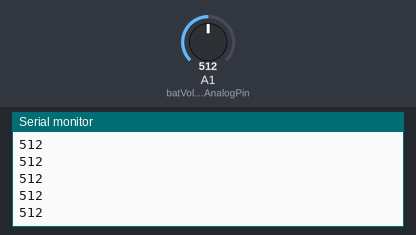
A sketch run on a simulated Arduino Uno, built with avr-gcc and run on an emulated ATmega328P. Parts: the last lines printed to the serial monitor. The inputs (shaded band) are chosen by the test bench; at power-on: A1 (batVoltageAnalogPin) = 512.

Above: at 1.2 s.
1.3 s: A1 (batVoltageAnalogPin) set to 716
At 1.32 s:
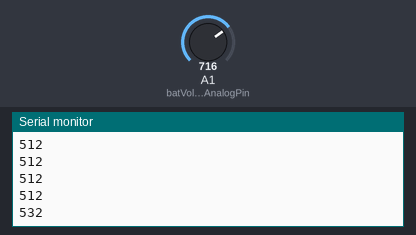
2.8 s: A1 (batVoltageAnalogPin) set to 900
At 2.84 s:
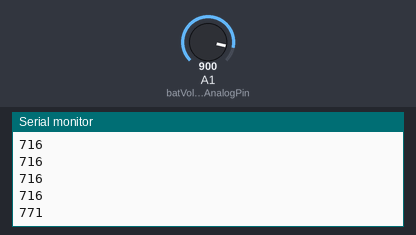
Timing chart, 0 to 5.8 s (numbered marks = the images above; inputs shaded):
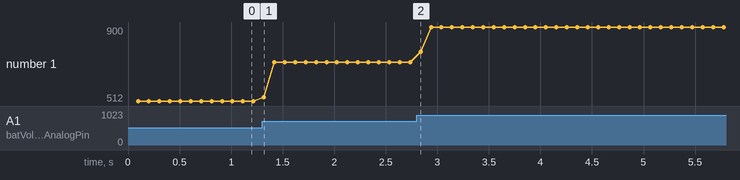

Measured:
- after the input at 1.3 s, the serial monitor: prints a new line at once (image 1)
- after the input at 2.8 s, the serial monitor: prints a new line at once (image 2)
- plotted number 1: 512 → 716 after the input at 1.3 s, 716 → 900 after the input at 2.8 s

The sketch:

basicVoltageMonitor.ino
```cpp
// Libraries
// Changed with a new branch
#include <Wire.h>

int batVoltageAnalogPin = A1;

void setup() {
  // Setting the pin to output mode
  Serial.begin(9600);
}

uint8_t i=0;
void loop() {
  // Basic Battery Voltage Monitor
  int analogReadsPerAverageCalculation = 10;
  long tempBatteryVoltage = 0;
  long batteryVoltageSum = 0;

  for(int x = 0; x < analogReadsPerAverageCalculation; x++) {
    long tempBatteryVoltage = 0;
    tempBatteryVoltage = analogRead(batVoltageAnalogPin);
    batteryVoltageSum += tempBatteryVoltage;
    delay(10);
  }

  int averageBatteryVoltage = (int) (batteryVoltageSum / (long) analogReadsPerAverageCalculation);
  Serial.print(averageBatteryVoltage);
  Serial.println();
}
```
